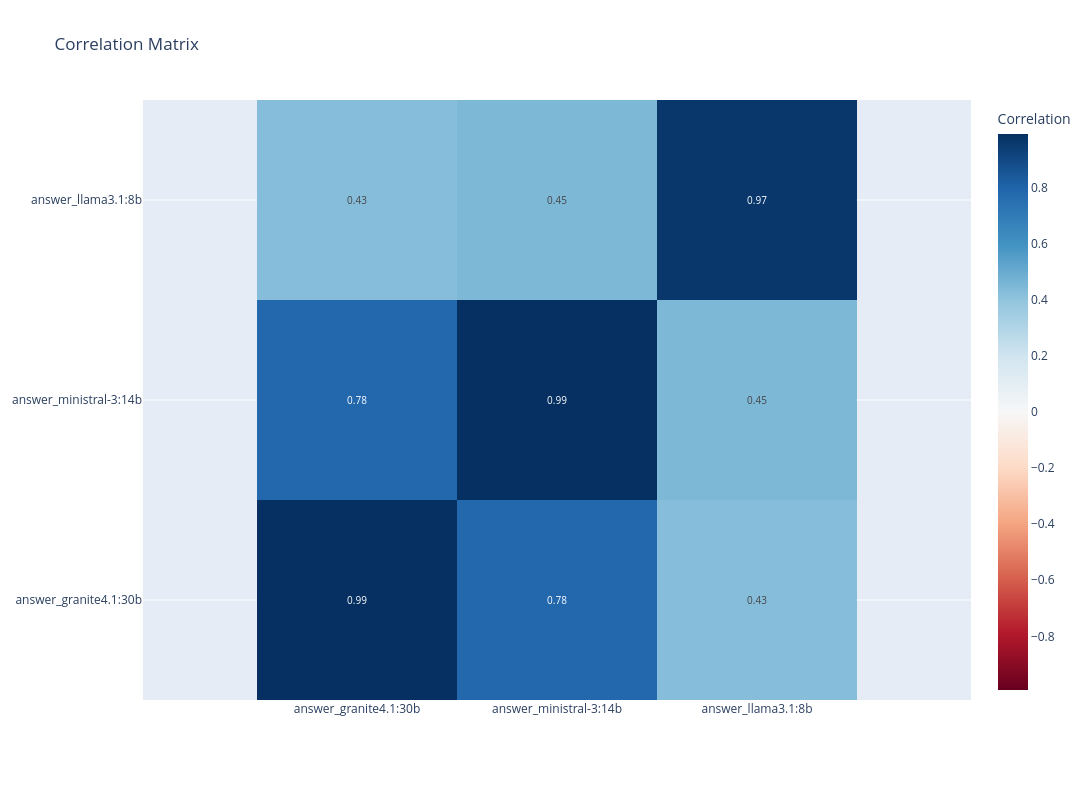

Notebook cell for this chart:
### Code cell
import plotly.graph_objects as go


def plot_correlation_matrix(corr_matrix, title="Correlation Matrix", zmid=0):
    """
    Plot a correlation matrix as a heatmap using Plotly.

    Parameters:
    - corr_matrix: pandas DataFrame or numpy array, the correlation matrix to plot
    - title: str, title of the plot (default: "Correlation Matrix")
    """
    # Create the figure
    fig = go.Figure(
        data=go.Heatmap(
            z=corr_matrix.values if hasattr(corr_matrix, "values") else corr_matrix,
            x=corr_matrix.columns
            if hasattr(corr_matrix, "columns")
            else np.arange(corr_matrix.shape[1]),
            y=corr_matrix.index
            if hasattr(corr_matrix, "index")
            else np.arange(corr_matrix.shape[0]),
            colorscale="RdBu",
            zmid=zmid,
            text=corr_matrix.values if hasattr(corr_matrix, "values") else corr_matrix,
            texttemplate="%{text:.2f}",
            textfont={"size": 10},
            colorbar=dict(title="Correlation"),
        )
    )

    # Update layout for better visualization
    fig.update_layout(
        title=title,
        xaxis=dict(side="bottom"),
        width=1200,
        height=800,
        autotypenumbers="convert types",
    )

    # Make the plot square and adjust margins
    fig.update_yaxes(scaleanchor="x")
    fig.update_layout(margin=dict(l=100, r=100, b=100, t=100))
    return fig


# Example usage:
# import pandas as pd

plot_correlation_matrix(coef_matrix)

### Figure 1 — Plotly figure (JSON) as saved in the notebook; plotly's stock layout.template omitted (floating-point values rounded to 4 significant figures)
{"data": [{"colorbar": {"title": {"text": "Correlation"}}, "colorscale": [[0, "rgb(103,0,31)"], [0.1, "rgb(178,24,43)"], [0.2, "rgb(214,96,77)"], [0.3, "rgb(244,165,130)"], [0.4, "rgb(253,219,199)"], [0.5, "rgb(247,247,247)"], [0.6, "rgb(209,229,240)"], [0.7, "rgb(146,197,222)"], [0.8, "rgb(67,147,195)"], [0.9, "rgb(33,102,172)"], [1, "rgb(5,48,97)"]], "text": [[0.9911, 0.7832, 0.4272], [0.7832, 0.9916, 0.4462], [0.4272, 0.4462, 0.966]], "textfont": {"size": 10}, "texttemplate": "%{text:.2f}", "type": "heatmap", "x": ["answer_granite4.1:30b", "answer_ministral-3:14b", "answer_llama3.1:8b"], "y": ["answer_granite4.1:30b", "answer_ministral-3:14b", "answer_llama3.1:8b"], "z": [[0.9911, 0.7832, 0.4272], [0.7832, 0.9916, 0.4462], [0.4272, 0.4462, 0.966]], "zmid": 0}], "layout": {"autotypenumbers": "convert types", "height": 800, "margin": {"b": 100, "l": 100, "r": 100, "t": 100}, "title": {"text": "Correlation Matrix"}, "width": 1200, "xaxis": {"side": "bottom"}, "yaxis": {"scaleanchor": "x"}}}
